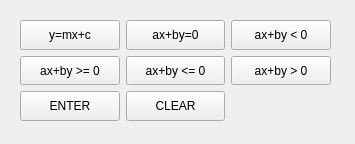
<?xml version="1.0" encoding="UTF-8"?>
<ui version="4.0">
 <class>Form</class>
 <widget class="QWidget" name="Form">
  <property name="geometry">
   <rect>
    <x>0</x>
    <y>0</y>
    <width>355</width>
    <height>144</height>
   </rect>
  </property>
  <property name="windowTitle">
   <string>Form</string>
  </property>
  <widget class="QWidget" name="">
   <property name="geometry">
    <rect>
     <x>20</x>
     <y>20</y>
     <width>311</width>
     <height>101</height>
    </rect>
   </property>
   <layout class="QGridLayout" name="gridLayout">
    <item row="0" column="2">
     <widget class="QPushButton" name="pushButton_5">
      <property name="sizePolicy">
       <sizepolicy hsizetype="Expanding" vsizetype="Expanding">
        <horstretch>0</horstretch>
        <verstretch>0</verstretch>
       </sizepolicy>
      </property>
      <property name="text">
       <string>ax+by &lt; 0</string>
      </property>
     </widget>
    </item>
    <item row="1" column="1">
     <widget class="QPushButton" name="pushButton_4">
      <property name="sizePolicy">
       <sizepolicy hsizetype="Expanding" vsizetype="Expanding">
        <horstretch>0</horstretch>
        <verstretch>0</verstretch>
       </sizepolicy>
      </property>
      <property name="text">
       <string>ax+by &lt;= 0</string>
      </property>
     </widget>
    </item>
    <item row="0" column="1">
     <widget class="QPushButton" name="pushButton_2">
      <property name="sizePolicy">
       <sizepolicy hsizetype="Expanding" vsizetype="Expanding">
        <horstretch>0</horstretch>
        <verstretch>0</verstretch>
       </sizepolicy>
      </property>
      <property name="text">
       <string>ax+by=0</string>
      </property>
     </widget>
    </item>
    <item row="2" column="1">
     <widget class="QPushButton" name="pushButton_8">
      <property name="sizePolicy">
       <sizepolicy hsizetype="Expanding" vsizetype="Expanding">
        <horstretch>0</horstretch>
        <verstretch>0</verstretch>
       </sizepolicy>
      </property>
      <property name="text">
       <string>CLEAR</string>
      </property>
     </widget>
    </item>
    <item row="1" column="0">
     <widget class="QPushButton" name="pushButton_3">
      <property name="sizePolicy">
       <sizepolicy hsizetype="Expanding" vsizetype="Expanding">
        <horstretch>0</horstretch>
        <verstretch>0</verstretch>
       </sizepolicy>
      </property>
      <property name="text">
       <string>ax+by &gt;= 0</string>
      </property>
     </widget>
    </item>
    <item row="2" column="0">
     <widget class="QPushButton" name="pushButton_7">
      <property name="sizePolicy">
       <sizepolicy hsizetype="Expanding" vsizetype="Expanding">
        <horstretch>0</horstretch>
        <verstretch>0</verstretch>
       </sizepolicy>
      </property>
      <property name="text">
       <string>ENTER</string>
      </property>
     </widget>
    </item>
    <item row="0" column="0">
     <widget class="QPushButton" name="pushButton">
      <property name="sizePolicy">
       <sizepolicy hsizetype="Expanding" vsizetype="Expanding">
        <horstretch>0</horstretch>
        <verstretch>0</verstretch>
       </sizepolicy>
      </property>
      <property name="text">
       <string>y=mx+c</string>
      </property>
     </widget>
    </item>
    <item row="1" column="2">
     <widget class="QPushButton" name="pushButton_6">
      <property name="sizePolicy">
       <sizepolicy hsizetype="Expanding" vsizetype="Expanding">
        <horstretch>0</horstretch>
        <verstretch>0</verstretch>
       </sizepolicy>
      </property>
      <property name="text">
       <string>ax+by &gt; 0</string>
      </property>
     </widget>
    </item>
   </layout>
  </widget>
 </widget>
 <resources/>
 <connections/>
</ui>
